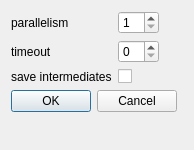
<?xml version="1.0" encoding="UTF-8"?>
<ui version="4.0">
 <class>Settings</class>
 <widget class="QDialog" name="Settings">
  <property name="windowModality">
   <enum>Qt::ApplicationModal</enum>
  </property>
  <property name="geometry">
   <rect>
    <x>0</x>
    <y>0</y>
    <width>194</width>
    <height>150</height>
   </rect>
  </property>
  <property name="windowTitle">
   <string>Scheduler settings</string>
  </property>
  <layout class="QFormLayout" name="formLayout_2">
   <item row="0" column="0">
    <layout class="QFormLayout" name="formLayout">
     <item row="0" column="0">
      <widget class="QLabel" name="parallelismLabel">
       <property name="text">
        <string>parallelism</string>
       </property>
      </widget>
     </item>
     <item row="0" column="1">
      <widget class="QSpinBox" name="parallelism">
       <property name="minimum">
        <number>1</number>
       </property>
       <property name="displayIntegerBase">
        <number>10</number>
       </property>
      </widget>
     </item>
     <item row="1" column="0">
      <widget class="QLabel" name="timeoutLabel">
       <property name="text">
        <string>timeout</string>
       </property>
      </widget>
     </item>
     <item row="1" column="1">
      <widget class="QSpinBox" name="timeout">
       <property name="toolTip">
        <string/>
       </property>
      </widget>
     </item>
     <item row="2" column="0">
      <widget class="QLabel" name="saveIntermediatesLabel">
       <property name="text">
        <string>save intermediates</string>
       </property>
      </widget>
     </item>
     <item row="2" column="1">
      <widget class="QCheckBox" name="intermediates"/>
     </item>
    </layout>
   </item>
   <item row="1" column="0">
    <widget class="QDialogButtonBox" name="buttonBox">
     <property name="orientation">
      <enum>Qt::Horizontal</enum>
     </property>
     <property name="standardButtons">
      <set>QDialogButtonBox::Cancel|QDialogButtonBox::Ok</set>
     </property>
    </widget>
   </item>
  </layout>
 </widget>
 <resources/>
 <connections>
  <connection>
   <sender>buttonBox</sender>
   <signal>accepted()</signal>
   <receiver>Settings</receiver>
   <slot>accept()</slot>
   <hints>
    <hint type="sourcelabel">
     <x>248</x>
     <y>254</y>
    </hint>
    <hint type="destinationlabel">
     <x>157</x>
     <y>274</y>
    </hint>
   </hints>
  </connection>
  <connection>
   <sender>buttonBox</sender>
   <signal>rejected()</signal>
   <receiver>Settings</receiver>
   <slot>reject()</slot>
   <hints>
    <hint type="sourcelabel">
     <x>316</x>
     <y>260</y>
    </hint>
    <hint type="destinationlabel">
     <x>286</x>
     <y>274</y>
    </hint>
   </hints>
  </connection>
 </connections>
</ui>
